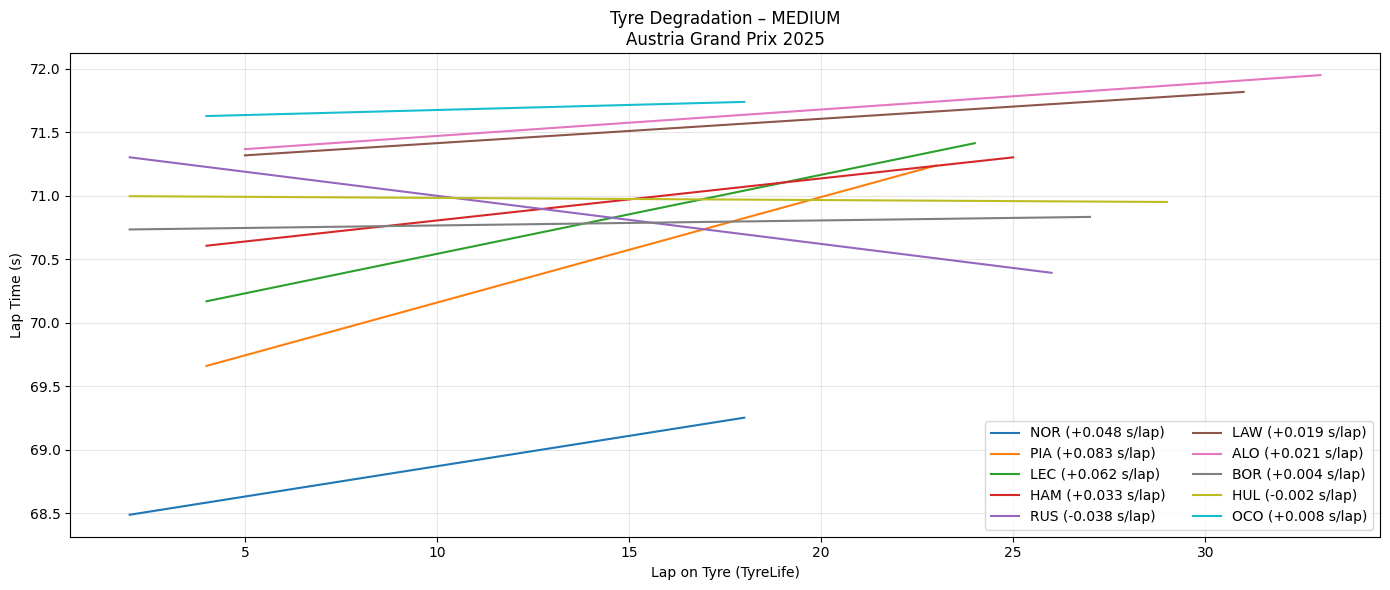

The Python source for this figure:
import fastf1, os
import pandas as pd
import numpy as np
import matplotlib.pyplot as plt
from pathlib import Path

# ========= CONFIG =========
YEAR = 2025
GP = "Austria Grand Prix"
SESSION = "R"
COMPOUND = "MEDIUM"      # SOFT / MEDIUM / HARD
TOP_N = 10             # Top N finishers
CACHE_DIR = Path("/content/fastf1_cache")

# ========= CACHE =========
CACHE_DIR.mkdir(parents=True, exist_ok=True)
fastf1.Cache.enable_cache(CACHE_DIR)

# ========= LOAD SESSION =========
session = fastf1.get_session(YEAR, GP, SESSION)
session.load()

laps = session.laps.copy()
laps = laps[laps["IsAccurate"]]

# Convert laptime to seconds
laps["LapTimeSec"] = laps["LapTime"].dt.total_seconds()

# ========= SELECT TOP DRIVERS =========
drivers = (
    session.results
    .sort_values("Position")
    .head(TOP_N)["Abbreviation"]
    .tolist()
)

laps = laps[laps["Driver"].isin(drivers)]

# ========= CLEAN LAPS =========
laps = laps[
    laps["PitInTime"].isna() &
    laps["PitOutTime"].isna() &
    (laps["Compound"] == COMPOUND)
]

# ========= REMOVE OUTLIERS (IQR PER DRIVER PER STINT) =========
clean = []

for (d, stint), dl in laps.groupby(["Driver", "Stint"]):
    if len(dl) < 5:
        continue

    q1, q3 = dl["LapTimeSec"].quantile([0.25, 0.75])
    iqr = q3 - q1

    dl = dl[
        (dl["LapTimeSec"] >= q1 - 1.5 * iqr) &
        (dl["LapTimeSec"] <= q3 + 1.5 * iqr)
    ]

    clean.append(dl)

clean = pd.concat(clean)

# ========= PLOT TYRE DEGRADATION =========
plt.figure(figsize=(14,6))

for d in drivers:
    dl = clean[clean["Driver"] == d]

    # pilih stint terpanjang untuk driver tsb
    if dl.empty:
        continue

    stint_id = (
        dl.groupby("Stint").size().idxmax()
    )

    stint_laps = dl[dl["Stint"] == stint_id]

    if len(stint_laps) < 5:
        continue

    x = stint_laps["TyreLife"]
    y = stint_laps["LapTimeSec"]

    # Linear regression → degradation slope
    z = np.polyfit(x, y, 1)
    y_fit = np.polyval(z, x)

    plt.plot(x, y_fit, label=f"{d} ({z[0]:+.03f} s/lap)")

plt.title(f"Tyre Degradation – {COMPOUND}\n{GP} {YEAR}")
plt.xlabel("Lap on Tyre (TyreLife)")
plt.ylabel("Lap Time (s)")
plt.grid(alpha=0.3)
plt.legend(ncol=2)
plt.tight_layout()
plt.show()
